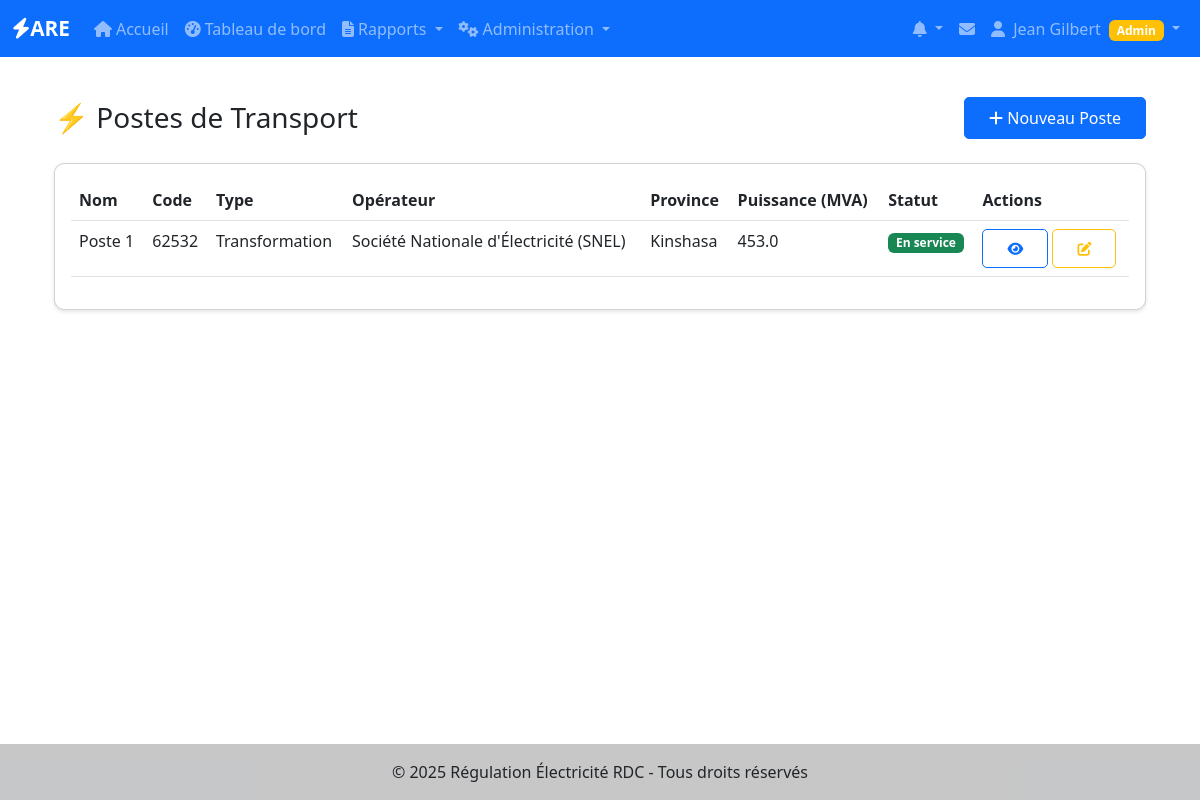
Screenshot of /transport/postes (signed in) with the database file from the repository.
### app/models/utilisateurs.py (models this page shows, shortened)
class User(UserMixin, BaseModel):
    __tablename__ = 'users'
    username = db.Column(db.String(80), unique=True, nullable=False, index=True)
    email = db.Column(db.String(120), unique=True, nullable=False, index=True)
    password_hash = db.Column(db.String(128), nullable=False)
    nom = db.Column(db.String(100))
    prenom = db.Column(db.String(100))
    role = db.Column(db.Enum('super_admin', 'admin_operateur', 'utilisateur_operateur'),
                    default='utilisateur_operateur', nullable=False)
    operateur_id = db.Column(db.Integer, db.ForeignKey('operateurs.id'), nullable=True)
    is_active = db.Column(db.Boolean, default=True, nullable=False)
    telephone = db.Column(db.String(20))
    derniere_connexion = db.Column(db.DateTime)
    operateur = db.relationship('Operateur', backref='users', lazy=True)
    def is_super_admin(self):
        return self.role == 'super_admin'
    def is_admin_operateur(self):
        return self.role == 'admin_operateur'
    def is_admin(self):
        return self.role in ['super_admin', 'admin_operateur']
    def has_permission(self, permission):
        permissions = {
            'super_admin': ['create_operateur', 'edit_operateur', 'delete_operateur',
                           'create_user', 'edit_user', 'delete_user', 'view_all_reports'],
            'admin_operateur': ['edit_own_operateur', 'create_user_operateur',
                               'edit_user_operateur', 'view_own_reports', 'create_reports'],
            'utilisateur_operateur': ['view_own_reports', 'create_reports', 'edit_own_reports']
        }
        return permission in permissions.get(self.role, [])

### app/models/transport.py (models this page shows, shortened)
class PosteTransport(BaseModel):
    __tablename__ = 'postes_transport'
    operateur_id = Column(Integer, ForeignKey('operateurs.id'), nullable=False)
    ligne_depart_id = Column(Integer, ForeignKey('lignes_transport.id'))
    ligne_arrivee_id = Column(Integer, ForeignKey('lignes_transport.id'))
    nom = Column(String(200), nullable=False, index=True)
    code = Column(String(50), unique=True, nullable=False)
    type_poste = Column(String(50))  # transformation, répartition, distribution
    localisation = Column(String(200))
    province = Column(String(100))
    latitude = Column(Float)
    longitude = Column(Float)
    altitude = Column(Float)
    tension_primaire = Column(Float)  # kV
    tension_secondaire = Column(Float)  # kV
    tension_tertiaire = Column(Float)  # kV (optionnel)
    nombre_transformateurs = Column(Integer, default=0)
    puissance_installee = Column(Float)  # MVA
    puissance_disponible = Column(Float)  # MVA
    schéma_unifilaire = Column(String(100))  # simple barre, double barre, etc.
    systeme_protection = Column(JSON)  # Liste des protections
    nombre_disjoncteurs = Column(Integer, default=0)
    nombre_sectionneurs = Column(Integer, default=0)
    parafoudres = Column(Boolean, default=True)
    systeme_scada = Column(Boolean, default=False)
    telecommande = Column(Boolean, default=False)
    telemesure = Column(Boolean, default=False)
    date_mise_service = Column(DateTime)
    statut = Column(String(50), default='en_service')
    regime_neutre = Column(String(50))  # direct, résistance, bobine
    taux_disponibilite = Column(Float, default=100.0)  # %
    nombre_incidents_annuels = Column(Integer, default=0)
    duree_moyenne_indisponibilite = Column(Float, default=0.0)  # heures
    date_derniere_maintenance = Column(DateTime)
    periodicite_maintenance = Column(Integer, default=6)  # mois
    cloture_securite = Column(Boolean, default=True)
    systeme_incendie = Column(Boolean, default=False)
    bac_retention_huile = Column(Boolean, default=False)
    description = Column(Text)
    observations = Column(Text)
    operateur = relationship("Operateur", back_populates="postes_transport")
    lignes_depart = relationship("LigneTransport", foreign_keys=[ligne_depart_id], back_populates="postes_depart")
    lignes_arrivee = relationship("LigneTransport", foreign_keys=[ligne_arrivee_id], back_populates="postes_arrivee")
    transformateurs = relationship("TransformateurTransport", back_populates="poste", cascade="all, delete-orphan")

### app/models/operateurs.py (models this page shows, shortened)
class Operateur(BaseModel):
    __tablename__ = 'operateurs'
    nom = db.Column(db.String(200), nullable=False, index=True)
    sigle = db.Column(db.String(50))
    type_operateur = db.Column(db.String(50))  # Production, Transport, Distribution
    adresse = db.Column(db.Text)
    ville = db.Column(db.String(100))
    province = db.Column(db.String(100))
    telephone = db.Column(db.String(20))
    email = db.Column(db.String(120))
    site_web = db.Column(db.String(200))
    numero_licence = db.Column(db.String(100), unique=True)
    date_licence = db.Column(db.Date)
    statut_licence = db.Column(db.String(20), default='active')  # active, suspendue, expirée
    capacite_installee = db.Column(db.Float)  # en MW
    zone_couverture = db.Column(db.Text)
    nombre_clients = db.Column(db.Integer)
    observations = db.Column(db.Text)
    centrales_hydro = db.relationship("CentraleHydro", back_populates="operateur", lazy=True)
    centrales_thermique = db.relationship("CentraleThermique", back_populates="operateur", lazy=True)
    centrales_solaire = db.relationship("CentraleSolaire", back_populates="operateur", lazy=True)
    lignes_transport = db.relationship("LigneTransport", back_populates="operateur", lazy=True)
    postes_transport = db.relationship("PosteTransport", back_populates="operateur", lazy=True)
    reseaux_distribution = db.relationship("ReseauDistribution", back_populates="operateur", lazy=True)

### app/transport/routes.py (the view)
@bp.route('/postes')
@login_required
def liste_postes():
    page = request.args.get('page', 1, type=int)
    per_page = request.args.get('per_page', 25, type=int)
    if current_user.is_admin():
        query = PosteTransport.query
        operateurs = Operateur.query.filter_by(actif=True).all()
    else:
        query = PosteTransport.query.filter_by(operateur_id=current_user.operateur_id)
        operateurs = [current_user.operateur] if current_user.operateur else []
    operateur_id = request.args.get('operateur_id', type=int)
    if operateur_id:
        query = query.filter_by(operateur_id=operateur_id)
    type_poste = request.args.get('type_poste')
    if type_poste:
        query = query.filter_by(type_poste=type_poste)
    statut = request.args.get('statut')
    if statut:
        query = query.filter_by(statut=statut)
    postes_paginated = query.filter_by(actif=True).paginate(
        page=page, per_page=per_page, error_out=False
    )
    return render_template('transport/postes/liste.html',
                         postes=postes_paginated,
                         operateurs=operateurs)

### app/templates/transport/postes/liste.html (shortened to what this page needs)
{% extends "base.html" %}
{% block content %}
<div class="container-fluid">
    <div class="row">
        <div class="col-12">
            <div class="d-flex justify-content-between align-items-center mb-4">
                <h1 class="h3 mb-0">⚡ Postes de Transport</h1>
                {% if current_user.is_admin() %}
                <a href="{{ url_for('transport.nouveau_poste') }}" class="btn btn-primary">
                    <i class="fas fa-plus"></i> Nouveau Poste
                </a>
                {% endif %}
            </div>
        </div>
    </div>
    <div class="row">
        <div class="col-12">
            <div class="card">
                <div class="card-body">
                    {% if postes %}
                    <div class="table-responsive">
                        <table class="table table-hover">
                            <thead>
                                <tr>
                                    <th>Nom</th>
                                    <th>Code</th>
                                    <th>Type</th>
                                    <th>Opérateur</th>
                                    <th>Province</th>
                                    <th>Puissance (MVA)</th>
                                    <th>Statut</th>
                                    <th>Actions</th>
                                </tr>
                            </thead>
                            <tbody>
                                {% for poste in postes %}
                                <tr>
                                    <td>{{ poste.nom }}</td>
                                    <td>{{ poste.code }}</td>
                                    <td>{{ poste.type_poste|title if poste.type_poste else '-' }}</td>
                                    <td>{{ poste.operateur.nom if poste.operateur else '-' }}</td>
                                    <td>{{ poste.province|replace('_', ' ')|title if poste.province else '-' }}</td>
                                    <td>{{ poste.puissance_installee or '-' }}</td>
                                    <td>
                                        {% if poste.statut == 'en_service' %}
                                            <span class="badge bg-success">En service</span>
                                        {% elif poste.statut == 'hors_service' %}
                                            <span class="badge bg-danger">Hors service</span>
                                        {% elif poste.statut == 'maintenance' %}
                                            <span class="badge bg-warning">Maintenance</span>
                                        {% else %}
                                            <span class="badge bg-secondary">{{ poste.statut }}</span>
                                        {% endif %}
                                    </td>
                                    <td>
                                        <a href="{{ url_for('transport.detail_poste', id=poste.id) }}"
                                           class="btn btn-sm btn-outline-primary" title="Voir détails">
                                            <i class="fas fa-eye"></i>
                                        </a>
                                        {% if current_user.is_admin() %}
                                        <a href="{{ url_for('transport.modifier_poste', id=poste.id) }}"
                                           class="btn btn-sm btn-outline-warning" title="Modifier">
                                            <i class="fas fa-edit"></i>
                                        </a>
                                        {% endif %}
                                    </td>
                                </tr>
                                {% endfor %}
                            </tbody>
                        </table>
                    </div>
                    {% endif %}
                </div>
            </div>
        </div>
    </div>
</div>
{% endblock %}

### app/templates/base.html (shortened to what this page needs)
<!DOCTYPE html>
<html lang="fr">
<head>
    <link href="https://cdn.jsdelivr.net/npm/bootstrap@5.3.0/dist/css/bootstrap.min.css" rel="stylesheet">
    <link rel="stylesheet" href="https://cdnjs.cloudflare.com/ajax/libs/font-awesome/6.4.0/css/all.min.css">
    <link rel="stylesheet" href="{{ url_for('static', filename='css/style.css') }}">
</head>
<body>
    <nav class="navbar navbar-expand-lg navbar-dark bg-primary">
        <div class="container-fluid">
            <a class="navbar-brand" href="{{ url_for('main.index') }}">
                <i class="fas fa-bolt"></i>ARE
            </a>
            <div class="collapse navbar-collapse" id="navbarNav">
                <ul class="navbar-nav me-auto">
                    <li class="nav-item">
                        <a class="nav-link" href="{{ url_for('main.index') }}">
                            <i class="fas fa-home me-1"></i>Accueil
                        </a>
                    </li>
                    {% if current_user.is_authenticated %}
                    <li class="nav-item">
                        <a class="nav-link" href="{{ url_for('are_dashboard.index') }}">
                            <i class="fas fa-tachometer-alt me-1"></i>Tableau de bord
                        </a>
                    </li>
                    <li class="nav-item dropdown">
                        <a class="nav-link dropdown-toggle" href="#" id="rapportsDropdown" role="button" data-bs-toggle="dropdown">
                            <i class="fas fa-file-alt me-1"></i>Rapports
                        </a>
                    </li>
                    {% if current_user.is_super_admin() or current_user.is_admin_operateur() %}
                    <li class="nav-item dropdown">
                        <a class="nav-link dropdown-toggle" href="#" id="adminDropdown" role="button" data-bs-toggle="dropdown">
                            <i class="fas fa-cogs me-1"></i>Administration
                        </a>
                    </li>
                    {% endif %}
                    {% endif %}
                </ul>
                <ul class="navbar-nav">
                    {% if current_user.is_authenticated %}
                    {% from 'components/notifications.html' import dropdown_notifications %}
                    {{ dropdown_notifications() }}
                    <li class="nav-item dropdown">
                        <a class="nav-link position-relative" href="{{ url_for('notifications.messages') }}" title="Messagerie">
                            <i class="fas fa-envelope"></i>
                        </a>
                    </li>
                    <li class="nav-item dropdown">
                        <a class="nav-link dropdown-toggle" href="#" id="userDropdown" role="button" data-bs-toggle="dropdown">
                            <i class="fas fa-user me-1"></i>
                            {{ current_user.prenom or current_user.username }}
                            {% if current_user.is_super_admin() %}
                                <span class="badge bg-danger ms-1">Super Admin</span>
                            {% elif current_user.is_admin_operateur() %}
                                <span class="badge bg-warning ms-1">Admin</span>
                            {% endif %}
                        </a>
                    </li>
                    {% endif %}
                </ul>
            </div>
        </div>
    </nav>
    <main class="container my-4">
        {% block content %}{% endblock %}
    </main>
    <footer class="bg-light text-center text-lg-start mt-5">
        <div class="text-center p-3" style="background-color: rgba(0, 0, 0, 0.2);">
            © 2025 Régulation Électricité RDC - Tous droits réservés
        </div>
    </footer>
</body>
</html>

### app/static/css/style.css (style rules this page uses)
:root { --primary-color: #0d6efd; --secondary-color: #6c757d; --success-color: #198754; --danger-color: #dc3545; --warning-color: #ffc107; --info-color: #0dcaf0; }
body { min-height: 100vh; display: flex; flex-direction: column; }
main { flex: 1; }
.navbar-brand { font-weight: bold; font-size: 1.3rem; }
.card { border-radius: 10px; box-shadow: 0 2px 4px rgba(0,0,0,0.1); transition: transform 0.2s; }
.table { background-color: white; }
.table thead { background-color: var(--primary-color); color: white; }
.btn { border-radius: 5px; padding: 0.5rem 1.5rem; }
.btn-primary { background-color: var(--primary-color); border-color: var(--primary-color); }
footer { margin-top: auto; }

### rows the page displays
User: prenom "Jean Gilbert"
PosteTransport: nom "Poste 1", code "62532", type_poste "Transformation", operateur "Société Nationale d'Électricité (SNEL)", province "Kinshasa", puissance_installee "453.0", statut "En service"
